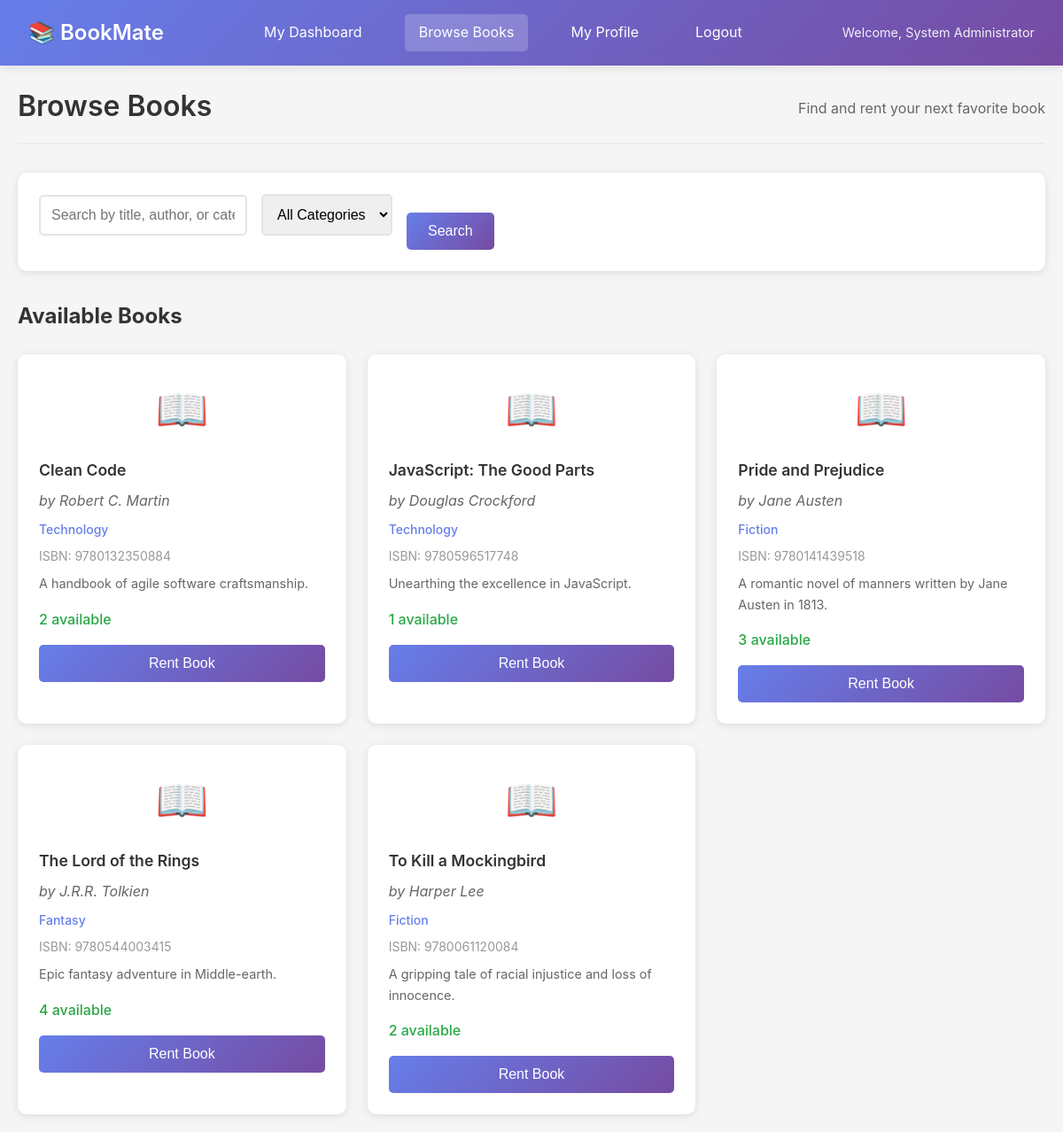
Page /browse_books.php (signed in) on the committed database.
### tables this page shows
CREATE TABLE books (
    book_id INT AUTO_INCREMENT PRIMARY KEY,
    isbn VARCHAR(20) UNIQUE NOT NULL,
    title VARCHAR(200) NOT NULL,
    author VARCHAR(100) NOT NULL,
    publisher VARCHAR(100),
    category VARCHAR(50),
    publication_year INT,
    total_copies INT DEFAULT 1,
    available_copies INT DEFAULT 1,
    description TEXT,
    cover_image VARCHAR(255),
    added_date TIMESTAMP DEFAULT CURRENT_TIMESTAMP,
    status ENUM('active', 'inactive') DEFAULT 'active'
);

### models/Book.php (called while the page is built, shortened)
<?php
require_once 'config/database.php';
class Book {
    private $conn;
    private $table_name = "books";
    public function __construct() {
        $database = new Database();
        $this->conn = $database->getConnection();
    }
    public function getAvailableBooks() {
        $query = "SELECT * FROM " . $this->table_name . " WHERE status = 'active' AND available_copies > 0 ORDER BY title";
        $stmt = $this->conn->prepare($query);
        $stmt->execute();
        return $stmt;
    }
}
?>

### config/database.php (called while the page is built, shortened)
<?php
class Database {
    private $host = "localhost";
    private $port = "3306";
    private $db_name = "bookmate";
    private $username = "root";
    private $password = "";
    public function getConnection() {
        $this->conn = null;
        try {
            $dsn = "mysql:host=" . $this->host . ";port=" . $this->port . ";dbname=" . $this->db_name . ";charset=utf8mb4";
            $this->conn = new PDO($dsn, $this->username, $this->password);
            $this->conn->setAttribute(PDO::ATTR_ERRMODE, PDO::ERRMODE_EXCEPTION);
        } catch(PDOException $exception) {
            echo "Connection error: " . $exception->getMessage();
            die();
        }
        return $this->conn;
    }
}
?>

### browse_books.php (the view, shortened to what this page needs)
<?php
require_once 'models/Book.php';
$book = new Book();
$search_term = '';
$category_filter = '';
if (isset($_GET['search']) && !empty($_GET['search'])) {
    $search_term = sanitize($_GET['search']);
    $books = $book->searchBooks($search_term);
} elseif (isset($_GET['category']) && !empty($_GET['category'])) {
    $category_filter = sanitize($_GET['category']);
    $books = $book->getAllBooks();
} else {
    $books = $book->getAvailableBooks();
}
?>
<!DOCTYPE html>
<html lang="en">
<head>
    <link rel="stylesheet" href="css/style.css">
</head>
<body>
    <nav class="navbar">
        <div class="nav-brand">
            <a href="customer_dashboard.php" style="text-decoration: none; color: inherit;">
                <h2>📚 BookMate </h2>
            </a>
        </div>
        <div class="nav-menu">
            <a href="customer_dashboard.php" class="nav-link">My Dashboard</a>
            <a href="browse_books.php" class="nav-link active">Browse Books</a>
            <a href="my_profile.php" class="nav-link">My Profile</a>
            <a href="logout.php" class="nav-link">Logout</a>
        </div>
        <div class="nav-user">
            Welcome, <?php echo htmlspecialchars($_SESSION['full_name']); ?>
        </div>
    </nav>
    <div class="container">
        <div class="page-header">
            <h1>Browse Books</h1>
            <p>Find and rent your next favorite book</p>
        </div>
        <div class="search-section">
            <form method="GET" action="" class="search-form">
                <div class="search-row">
                    <div class="form-group">
                        <input type="text" name="search" placeholder="Search by title, author, or category..."
                               value="<?php echo htmlspecialchars($search_term); ?>" class="search-input">
                    </div>
                    <div class="form-group">
                        <select name="category" class="category-select">
                            <option value="">All Categories</option>
                        </select>
                    </div>
                    <button type="submit" class="btn btn-primary">Search</button>
                </div>
            </form>
        </div>
        <div class="books-section">
            <?php if ($search_term): ?>
                <h2>Search Results for "<?php echo htmlspecialchars($search_term); ?>"</h2>
            <?php elseif ($category_filter): ?>
                <h2>Books in "<?php echo htmlspecialchars($category_filter); ?>"</h2>
            <?php else: ?>
                <h2>Available Books</h2>
            <?php endif; ?>
            <div class="books-grid">
                <?php
                while ($book_row = $books->fetch(PDO::FETCH_ASSOC)):
                    if ($book_row['available_copies'] > 0):
                ?>
                <div class="book-card">
                    <div class="book-image">📖</div>
                    <div class="book-details">
                        <h3><?php echo htmlspecialchars($book_row['title']); ?></h3>
                        <p class="book-author">by <?php echo htmlspecialchars($book_row['author']); ?></p>
                        <p class="book-category"><?php echo htmlspecialchars($book_row['category']); ?></p>
                        <p class="book-isbn">ISBN: <?php echo htmlspecialchars($book_row['isbn']); ?></p>
                        <?php if ($book_row['description']): ?>
                        <p class="book-description"><?php echo htmlspecialchars(substr($book_row['description'], 0, 100)) . (strlen($book_row['description']) > 100 ? '...' : ''); ?></p>
                        <?php endif; ?>
                        <p class="book-availability">
                            <span class="availability-count"><?php echo $book_row['available_copies']; ?> available</span>
                        </p>
                    </div>
                    <div class="book-actions">
                        <form method="POST" action="">
                            <button type="submit" name="rent_book" class="btn btn-primary btn-full">Rent Book</button>
                        </form>
                    </div>
                </div>
                <?php
                    endif;
                endwhile;
                ?>
            </div>
        </div>
    </div>
</body>
</html>

### css/style.css (style rules this page uses)
* { margin: 0; padding: 0; box-sizing: border-box; }
body { font-family: -apple-system, BlinkMacSystemFont, 'Segoe UI', Roboto, Oxygen, Ubuntu, Cantarell, sans-serif; line-height: 1.6; color: #333; background-color: #f5f5f5; }
.container { max-width: 1200px; margin: 0 auto; padding: 20px; }
.navbar { background: linear-gradient(135deg, #667eea 0%, #764ba2 100%); color: white; padding: 1rem 2rem; display: flex; justify-content: space-between; align-items: center; box-shadow: 0 2px 10px rgba(0,0,0,0.1); }
.nav-brand h2 { margin: 0; font-size: 1.5rem; font-weight: 600; }
.nav-menu { display: flex; gap: 2rem; }
.nav-link { color: white; text-decoration: none; padding: 0.5rem 1rem; border-radius: 5px; transition: background-color 0.3s; }
.nav-link:hover, .nav-link.active { background-color: rgba(255,255,255,0.2); }
.nav-user { font-size: 0.9rem; opacity: 0.9; }
.form-group { margin-bottom: 1rem; }
.form-group input, .form-group select, .form-group textarea { width: 100%; padding: 0.75rem; border: 2px solid #e1e5e9; border-radius: 5px; font-size: 1rem; transition: border-color 0.3s; }
.btn { display: inline-block; padding: 0.75rem 1.5rem; border: none; border-radius: 5px; font-size: 1rem; text-decoration: none; text-align: center; cursor: pointer; transition: all 0.3s; font-weight: 500; }
.btn-primary { background: linear-gradient(135deg, #667eea 0%, #764ba2 100%); color: white; }
.btn-full { width: 100%; }
.page-header { display: flex; justify-content: space-between; align-items: center; margin-bottom: 2rem; padding-bottom: 1rem; border-bottom: 2px solid #e9ecef; }
.page-header h1 { color: #333; font-size: 2rem; font-weight: 600; }
.page-header p { color: #666; margin-top: 0.5rem; }
.books-grid { display: grid; grid-template-columns: repeat(auto-fill, minmax(300px, 1fr)); gap: 1.5rem; margin-top: 1.5rem; }
.book-card { background: white; border-radius: 10px; padding: 1.5rem; box-shadow: 0 2px 10px rgba(0,0,0,0.1); transition: transform 0.3s; }
.book-image { font-size: 3rem; text-align: center; margin-bottom: 1rem; }
.book-details h3 { color: #333; font-size: 1.1rem; font-weight: 600; margin-bottom: 0.5rem; }
.book-author { color: #666; font-style: italic; margin-bottom: 0.5rem; }
.book-category { color: #667eea; font-size: 0.875rem; font-weight: 500; margin-bottom: 0.5rem; }
.book-isbn { color: #999; font-size: 0.875rem; margin-bottom: 0.5rem; }
.book-description { color: #666; font-size: 0.9rem; margin-bottom: 1rem; }
.book-availability { margin-bottom: 1rem; }
.availability-count { color: #28a745; font-weight: 500; }
.search-section { background: white; padding: 1.5rem; border-radius: 10px; margin-bottom: 2rem; box-shadow: 0 2px 10px rgba(0,0,0,0.1); }
.search-form { display: flex; gap: 1rem; }
.search-row { display: flex; gap: 1rem; width: 100%; align-items: end; }
.search-input { flex: 2; }
.category-select { flex: 1; }

### rows in the picture
books: title "Clean Code", author "Robert C. Martin", category "Technology", isbn "9780132350884", description "A handbook of agile software craftsmanship.", available_copies "2"
books: title "JavaScript: The Good Parts", author "Douglas Crockford", category "Technology", isbn "9780596517748", description "Unearthing the excellence in JavaScript.", available_copies "1"
books: title "Pride and Prejudice", author "Jane Austen", category "Fiction", isbn "9780141439518", description "A romantic novel of manners written by Jane Austen in 1813.", available_copies "3"
books: title "The Lord of the Rings", author "J.R.R. Tolkien", category "Fantasy", isbn "9780544003415", description "Epic fantasy adventure in Middle-earth.", available_copies "4"
books: title "To Kill a Mockingbird", author "Harper Lee", category "Fiction", isbn "9780061120084", description "A gripping tale of racial injustice and loss of innocence.", available_copies "2"

### other values in the picture
$_SESSION['full_name'] "System Administrator"
